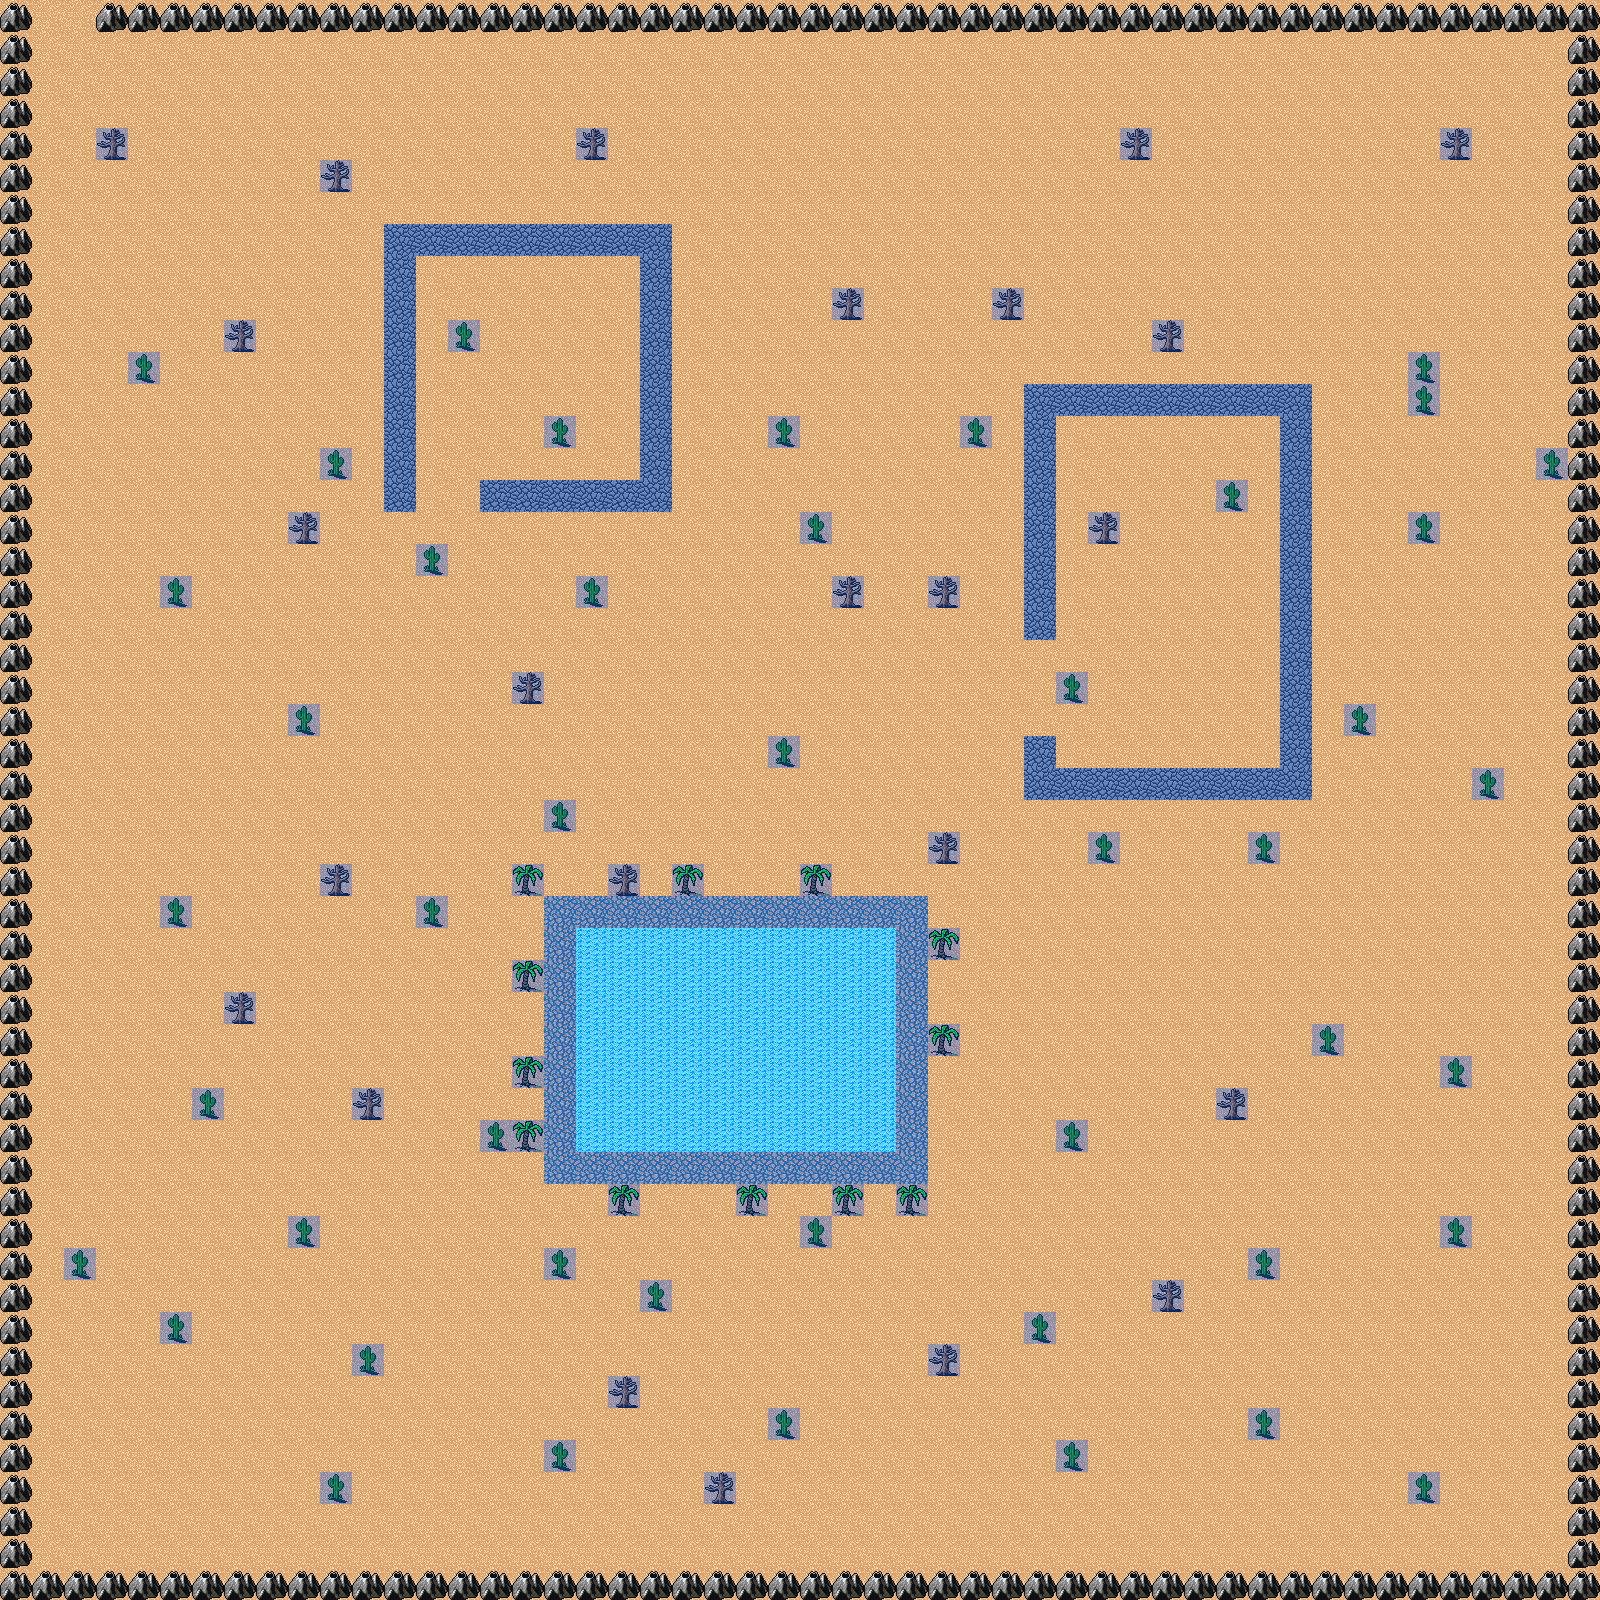

This game map was drawn from its Tiled (.tmx) file and the tilesets committed beside it. A one-line description and the trimmed map source follow:
An orthogonal 50x50 tile map with 32x32 px tiles, 2 tile layers (Background, Meta), 3 tilesets and 10 objects (enemy1, enemy2, enemy3, enemy4, enemy5, ...).

<map version="1.0" orientation="orthogonal" width="50" height="50" tilewidth="32" tileheight="32">
 <tileset firstgid="1" name="dg_grounds32" tilewidth="32" tileheight="32">
  <image source="dg_grounds32.png" width="288" height="608" />
  <tile id="31">
   <properties>
    <property name="Wall" value="1" />
   </properties>
  </tile>
 </tileset>
 <tileset firstgid="172" name="tilebs" tilewidth="32" tileheight="32">
  <image source="tilebs.png" width="512" height="512" />
 </tileset>
 <tileset firstgid="428" name="game_events" tilewidth="32" tileheight="32">
  <image source="game_events.png" width="96" height="32" />
  <tile id="1">
   <properties>
    <property name="Blocked" value="1" />
   </properties>
  </tile>
 </tileset>
 <layer name="Background" width="50" height="50">
  <data>[2500 cells, 2500 non-empty, 8 distinct tile ids]</data>
 </layer>
 <objectgroup name="Objects" width="50" height="50">
  <object name="enemy1" x="852" y="1324" width="16" height="16">
   <properties>
    <property name="Lizard" value="1" />
   </properties>
  </object>
  <object name="enemy2" x="230" y="833" width="16" height="16">
   <properties>
    <property name="Lizard" value="1" />
   </properties>
  </object>
  <object name="enemy3" x="1255" y="739" width="16" height="16">
   <properties>
    <property name="lizard" value="1" />
   </properties>
  </object>
  <object name="enemy4" x="539" y="358" width="16" height="16">
   <properties>
    <property name="Lizard" value="1" />
   </properties>
  </object>
  <object name="enemy5" x="221" y="70" width="16" height="16">
   <properties>
    <property name="Lizard" value="1" />
   </properties>
  </object>
  <object name="enemy6" x="1418" y="1015" width="16" height="16">
   <properties>
    <property name="Lizard" value="1" />
   </properties>
  </object>
  <object name="smallPotion" x="1264" y="427" width="16" height="16">
   <properties>
    <property name="SmallPotions" value="1" />
   </properties>
  </object>
  <object name="largePotion" x="624" y="273" width="16" height="16">
   <properties>
    <property name="LargePotions" value="1" />
   </properties>
  </object>
  <object name="exit" x="58" y="18" width="16" height="16">
   <properties>
    <property name="exits" value="1" />
   </properties>
  </object>
  <object x="-618" y="242" />
 </objectgroup>
 <layer name="Meta" width="50" height="50">
  <data>[2500 cells, 187 non-empty, 1 distinct tile ids]</data>
 </layer>
</map>
